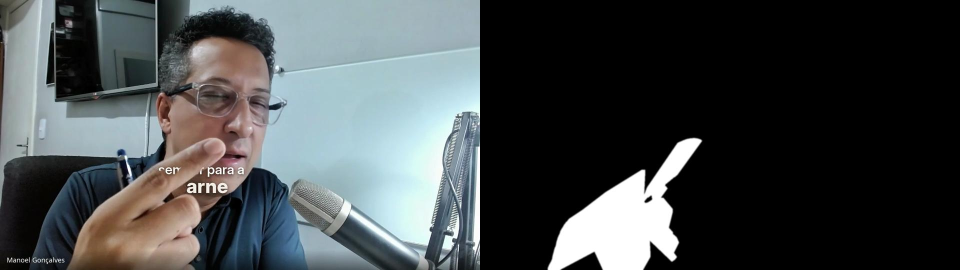
#> input picture referencias/nelmoricalde_meet/teste_oclusao_mao.jpg, 1920 x 540 px (shown at 1/2 size)
$ python -i shorts.py   (imports and definitions only)
#> lines starting #> are read from the running program, lines starting #| are printed output that depends on the picture
"""Cortes verticais 1080x1920 a partir do EBO longo. Uso: shorts.py <n> (0..3)"""
import json, subprocess, sys, math
import numpy as np, soundfile as sf
from PIL import Image, ImageDraw, ImageFont, ImageFilter
E = "/home/user/editar_videos/brutos/longo/edit"; OUTD = "/home/user/editar_videos/brutos/longo/entrega"
FPS, W, H, SW, SH = 24, 1080, 1920, 1280, 720
# [1 line that did not run here, left out]
CREAM = (242, 238, 230); INK = (17, 17, 17); BLUE = (43, 107, 251); GRAY = (110, 110, 115); WHITE = (255, 255, 255)
FD = "/usr/share/fonts/opentype/inter/"; _fc = {}
def F(n, s):
    if (n, s) not in _fc: _fc[(n, s)] = ImageFont.truetype(FD + n + ".otf", s)
    return _fc[(n, s)]
def cl(x): return 0.0 if x < 0 else 1.0 if x > 1 else x
def eo(x): x = cl(x); return 1 - (1 - x) ** 3
def pr(t, a, d): return cl((t - a) / d)
def tw(s, f): b = f.getbbox(s); return b[2] - b[0]
def findw(txt, lo, hi):
#> called with txt = 'eu', lo = 670, hi = 690
    for i in range(lo, hi + 1):
        if i in WD and WD[i]["text"].lower().strip(".,?!").startswith(txt): return i
    raise KeyError(txt)
# [7 lines that did not run here, left out]
# [1 line that did not run here, left out]
# ajusta o 2º span do short 1 para começar em "Eu vou confessar"
# [4 lines not run here, left out]
segs = []  # (base_t0, base_t1, word ids)
# [3 lines not run here, left out]
TAIL = 1.6
# linha do tempo do short
tl = []; off = 0.0
# [1 line not run here, left out]
TOT = off + TAIL
# legendas: blocos de até ~26 caracteres por linha, 2 linhas
words = []
# [2 lines not run here, left out]
blocks = []; cur = []
# [6 lines not run here, left out]
FC = F("InterDisplay-Bold", 58)
def lay(block):
    lines, c = [], []
    for w in block:
        if c and tw(" ".join(x[2] for x in c + [w]), FC) > 920: lines.append(c); c = []
        c.append(w)
    if c: lines.append(c)
    return lines
BL = [(b[0][0], (blocks[k + 1][0][0] if k + 1 < len(blocks) else b[-1][1] + 0.6), lay(b)) for k, b in enumerate(blocks)]

BGBASE = Image.new("RGB", (W, H), CREAM); g = ImageDraw.Draw(BGBASE, "RGBA")
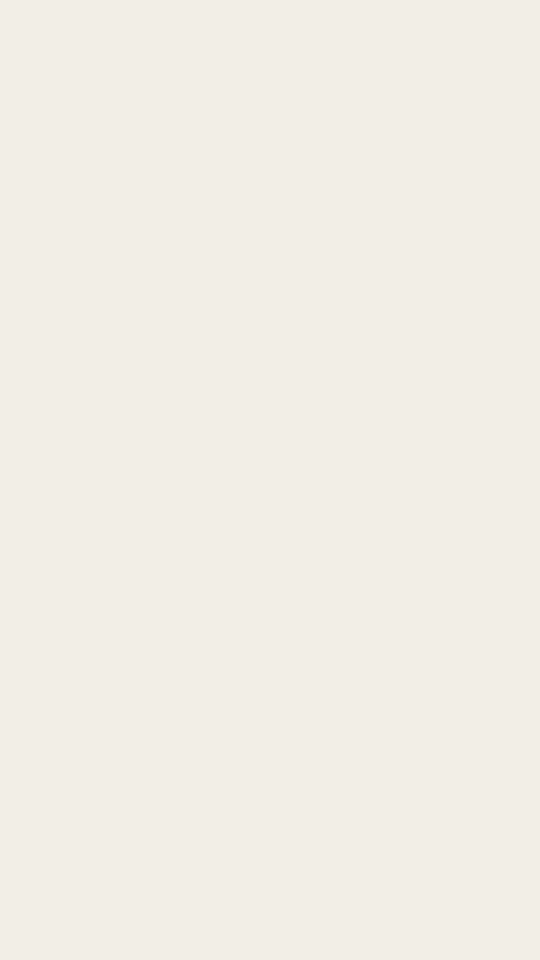
#> BGBASE: PIL image 1080x1920 RGB (shown at 1/2 size); mean R, G, B 242, 238, 230
# [2 lines not run here, left out]
d0 = ImageDraw.Draw(BGBASE)
# [1 line not run here, left out]
ft = F("InterDisplay-ExtraBold", 74)
#> `MASK = Image.new("L", (VW, VH), 0); ImageDraw.Draw(MASK).rounded_recta..`: MASK: PIL image 960x1080 L; every value is 0
#> `SHD = Image.new("RGBA", (VW + 120, VH + 120), (0, 0, 0, 0)); ImageDraw..`: SHD: PIL image 1080x1200 RGBA; every value is 0
# [4 lines not run here, left out]
VX, VY, VW, VH = 60, 430, 960, 1080
# [3 lines not run here, left out]

def video_area(im):
    arr = np.asarray(im); cm = arr.mean(axis=(0, 2))
    if cm[:200].mean() < 8 and cm[-200:].mean() < 8 and cm[500:780].mean() > 25:
        tile = im.crop((444, 0, 836, 680))
        bg = tile.resize((24, 27), Image.BILINEAR).resize((VW, VH), Image.BICUBIC)
        bg = Image.blend(bg, Image.new("RGB", (VW, VH)), 0.35)
        th = VH - 80; twd = int(392 * th / 680); t2 = tile.resize((twd, th), Image.BICUBIC)
        bg.paste(t2, ((VW - twd) // 2, 40)); return bg
    cw = SH * VW / VH; cx = 0.45 * SW; x0 = min(max(0, cx - cw / 2), SW - cw)
    return im.resize((VW, VH), Image.BICUBIC, box=(x0, 0, x0 + cw, SH - 14))

out_v = f"{E}/short_{n}_v.mp4"
# [2 lines that did not run here, left out]
last = None
# [30 lines not run here, left out]
# áudio: trechos da voz limpa + cauda silenciosa, fades de 30 ms
# [1 line that did not run here, left out]
# [5 lines not run here, left out]
# [1 line that did not run here, left out]
# [2 lines not run here, left out]

>>> import cv2
>>> picture = cv2.imread('../../referencias/nelmoricalde_meet/teste_oclusao_mao.jpg', cv2.IMREAD_GRAYSCALE)
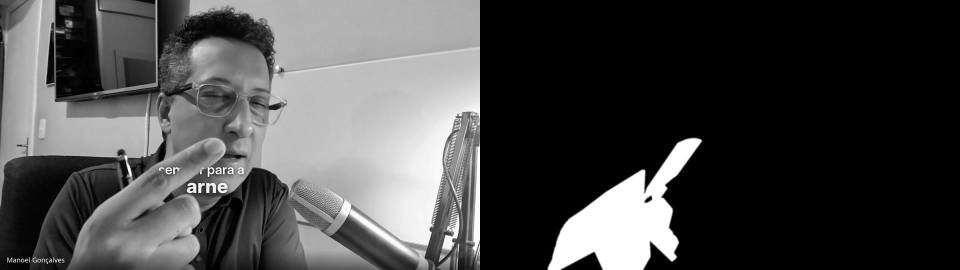
#> picture: shape (540, 1920) (shown at 1/2 size); min 0, max 255, mean 72.9
#> (the run stopped early here; a loop or call above may not have finished)
